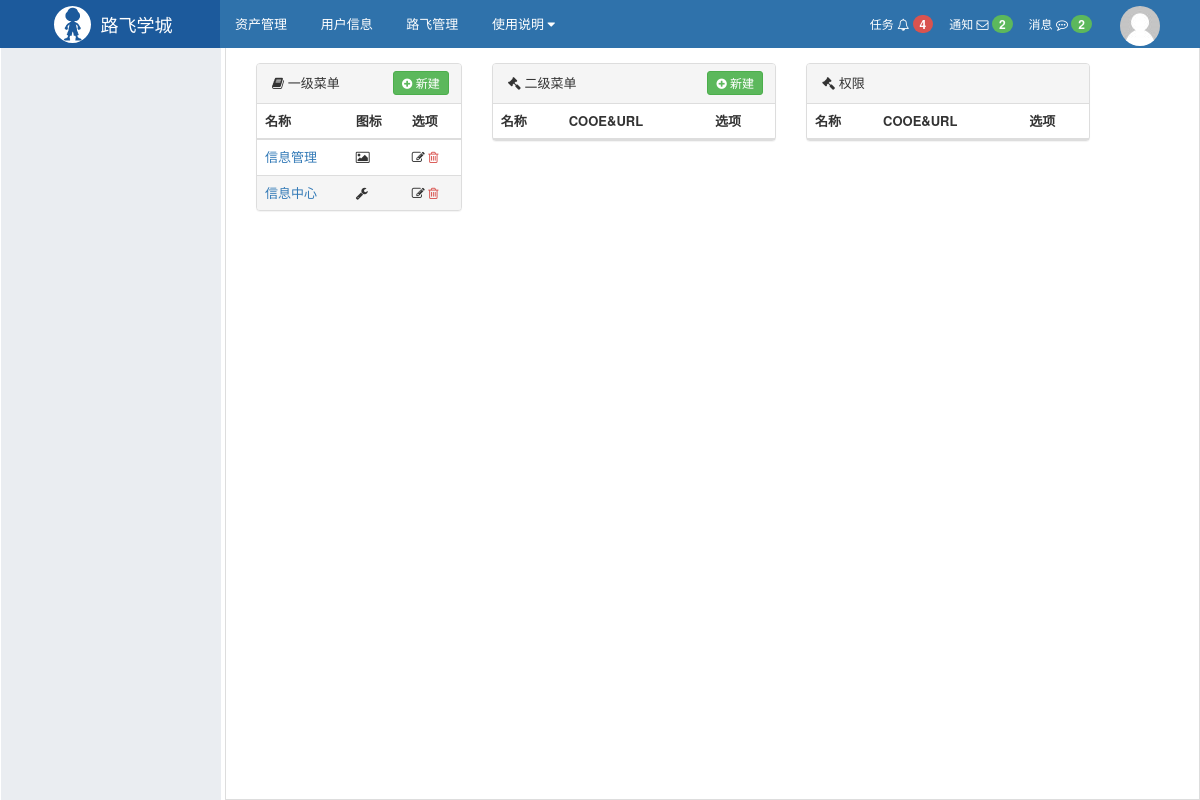
/rbac/menu/list/?mid=10&sid=19, run on an earlier commit of the app's database.
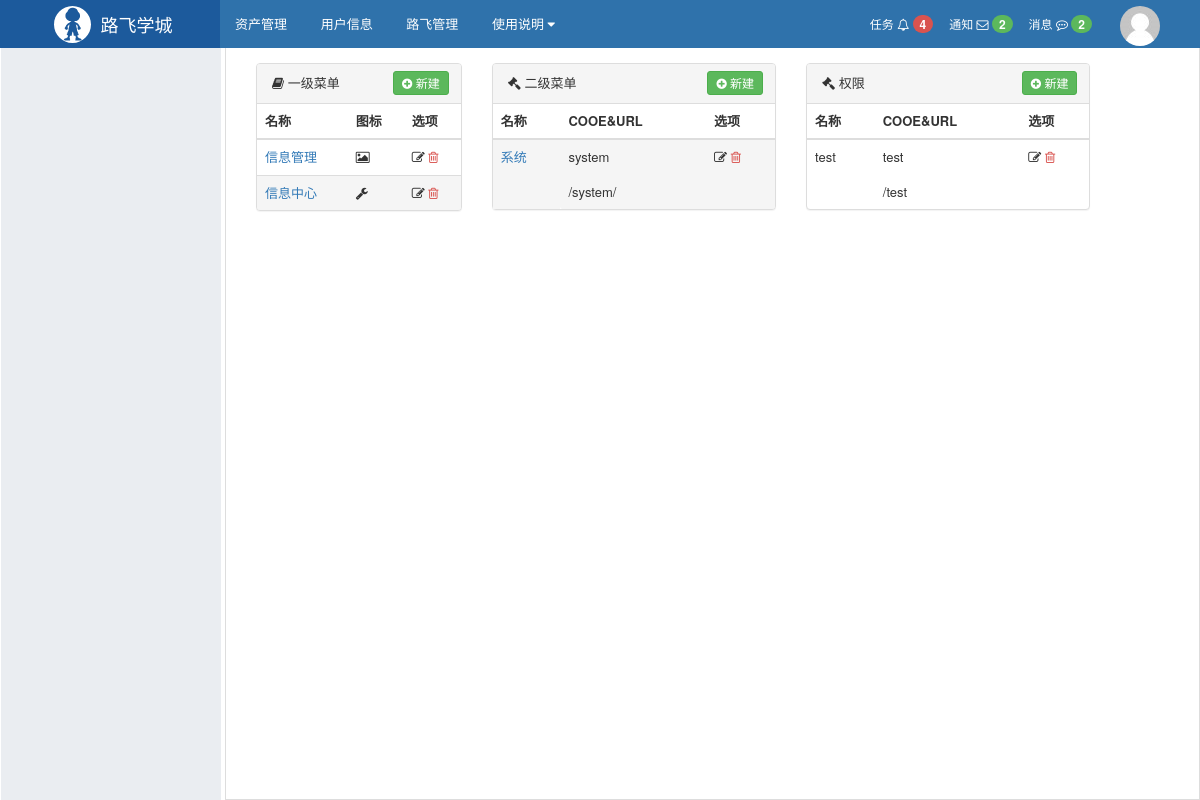
And on a later commit of the database.
### rbac/models.py (models this page shows, shortened)
class Menu(models.Model):
    title = models.CharField(verbose_name='一级菜单', max_length=32)
    icon = models.CharField(verbose_name='图标', max_length=32,)

class Permission(models.Model):
    title = models.CharField(verbose_name='标题', max_length=32)
    url = models.CharField(verbose_name='含正则的URL', max_length=128)
    name = models.CharField(verbose_name='URL别名',max_length=32, unique=True)
    menu = models.ForeignKey(verbose_name='所属菜单', to='Menu', null=True, blank=True, help_text="null表示不是菜单，非null表示二级菜单",
                             on_delete=models.CASCADE)
    pid = models.ForeignKey(verbose_name='关联所有权限', to='Permission', null=True, blank=True,
                            help_text="对于非菜单权限需要选择一个可以成为菜单的权限，用户做默认展开菜单", on_delete=models.CASCADE,
                            related_name='parents')

### rbac/views/menu.py (the view)
def menu_list(request):
    menus = models.Menu.objects.all()
    menu_id = request.GET.get('mid')  # 用户选择的一级菜单
    second_menu_id = request.GET.get('sid')  # 用户选择的二级菜单
    menu_exists = models.Menu.objects.filter(id=menu_id).exists()  # 查看标的id
    if not menu_exists:
        menu_id = None
    if menu_id:
        second_menu = models.Permission.objects.filter(menu_id=menu_id)
    else:
        second_menu = []
    second_menu_exists = models.Permission.objects.filter(id=second_menu_id).exists()  # 查看标的id
    if not second_menu_exists:
        second_menu_id = None
    if second_menu_id:
        permission = models.Permission.objects.filter(pid_id=second_menu_id)
    else:
        permission = []
    return render(
        request, 'rbac/menu_list.html',
        {
            'menus': menus,
            'second_menu': second_menu,
            'permission': permission,
            'menu_id': menu_id,
            'second_menu_id': second_menu_id,
        })

### rbac/services/Menu_urls.py (called while the page is built)
def memory_cul(request, name, *args, **kwargs):
    basic_url = reverse(name, args=args, kwargs=kwargs)
    if not request.GET:
        return basic_url
    query_dict = QueryDict(mutable=True)
    query_dict['_filter'] = request.GET.urlencode()
    return "%s?%s" % (basic_url, query_dict.urlencode())

### rbac/templatetags/rbac.py (called while the page is built)
@register.simple_tag
def memory_cul(request, name, *args, **kwargs):
    return Menu_urls.memory_cul(request, name, *args, **kwargs)

### rbac/templates/rbac/menu_list.html (shortened to what this page needs)
{% extends 'layout.html' %}
{% load rbac %}
{% block content %}
    <div class="luffy-container">
        <div class="col-md-3">
            <div class="panel panel-default">
                <div class="panel-heading">
                    <i class="fa fa-book" aria-hidden="true"></i> 一级菜单
                    <a href="{% memory_cul request 'rbac:menu_add' %}" class="right btn btn-success btn-xs"
                       style="padding: 2px 8px;margin: -3px;">
                        <i class="fa fa-plus-circle" aria-hidden="true"></i> 新建
                    </a>
                </div>
                <table class="table">
                    <thead>
                    <tr>
                        <th>名称</th>
                        <th>图标</th>
                        <th>选项</th>
                    </tr>
                    </thead>
                    <tbody>
                    {% for row in menus %}
                        <tr class="{% if row.id|safe == menu_id %}active{% endif %}">
                            <td>
                                <a href="?mid={{ row.id }}">{{ row.title }}
                                </a>
                            </td>
                            <td>
                                <i href="" class="fa {{ row.icon }}" aria-hidden="true">
                                </i>
                            </td>
                            <td>
                                <a style="color: #333333;" href="{% memory_cul request 'rbac:menu_edit' pk=row.id %}">
                                    <i class="fa fa-edit" aria-hidden="true">
                                    </i>
                                </a>
                                <a style="color: #d9534f;" href="{% memory_cul request 'rbac:menu_del' pk=row.id %}">
                                    <i class="fa fa-trash-o">
                                    </i>
                                </a>
                            </td>
                        </tr>
                    {% endfor %}
                    </tbody>
                </table>
            </div>
        </div>
        <div class="col-md-4">
            <div class="panel panel-default">
                <div class="panel-heading">
                    <i class="fa fa-gavel" aria-hidden="true"></i> 二级菜单
                    {% if menu_id %}
                        <a href="{% memory_cul request 'rbac:second_menu_add' menu_id=menu_id %}"
                           class="right btn btn-success btn-xs"
                           style="padding: 2px 8px;margin: -3px;">
                            <i class="fa fa-plus-circle" aria-hidden="true"></i> 新建
                        </a>
                    {% endif %}
                </div>
                <table class="table">
                    <thead>
                    <tr>
                        <th>名称</th>
                        <th>COOE&URL</th>
                        <th>选项</th>
                    </tr>
                    </thead>
                    <tbody>
                    {% for row in second_menu %}
                        <tr class="{% if row.id|safe == second_menu_id %} active{% endif %}">
                            <td rowspan="2"><a href="?mid={{ menu_id }}&sid={{ row.id }}">{{ row.title }}</a></td>
                            <td>{{ row.name }}</td>
                            <td>
                                <a style="color: #333333;"
                                   href="{% memory_cul request 'rbac:second_menu_edit' pk=row.id %}"><i
                                        class="fa fa-edit" aria-hidden="true"></i></a>
                                <a style="color: #d9534f;"
                                   href="{% memory_cul request 'rbac:second_menu_del' pk=row.id %}"><i
                                        class="fa fa-trash-o"></i></a>
                            </td>
                        </tr>
                        <tr class="{% if row.id|safe == second_menu_id %} active{% endif %}">
                            <td colspan="2" style="border-top: 0">{{ row.url }}</td>
                        </tr>
                    {% endfor %}
                    </tbody>
                </table>
            </div>
        </div>
        <div class="col-md-4">
            <div class="panel panel-default">
                <div class="panel-heading">
                    <i class="fa fa-gavel" aria-hidden="true"></i> 权限
                    {% if second_menu_id %}
                        <a href="{% memory_cul request 'rbac:permission_add' second_menu_id=second_menu_id %}"
                           class="right btn btn-success btn-xs"
                           style="padding: 2px 8px;margin: -3px;">
                            <i class="fa fa-plus-circle" aria-hidden="true"></i> 新建
                        </a>
                    {% endif %}
                </div>
                <table class="table">
                    <thead>
                    <tr>
                        <th>名称</th>
                        <th>COOE&URL</th>
                        <th>选项</th>
                    </tr>
                    </thead>
                    <tbody>
                    {% for row in permission %}
                        <tr>
                            <td rowspan="2">{{ row.title }}</td>
                            <td>{{ row.name }}</td>
                            <td>
                                <a style="color: #333333;" href="{% memory_cul request 'rbac:permission_edit' pk=row.id %}"><i class="fa fa-edit" aria-hidden="true"></i></a>
                                <a style="color: #d9534f;" href="{% memory_cul request 'rbac:permission_del' pk=row.id %}"><i class="fa fa-trash-o"></i></a>
                            </td>
                        </tr>
                        <tr>
                            <td colspan="2" style="border-top: 0">{{ row.url }}</td>
                        </tr>
                    {% endfor %}
                    </tbody>
                </table>
            </div>
        </div>
    </div>
{% endblock %}

### web/templates/layout.html (shortened to what this page needs)
{% load staticfiles %}
{% load rbac %}
<!DOCTYPE html>
<html lang="en">
<head>
    <link rel="stylesheet" href="{% static 'plugins/bootstrap/css/bootstrap.css' %} "/>
    <link rel="stylesheet" href="{% static 'plugins/font-awesome/css/font-awesome.css' %} "/>
    <link rel="stylesheet" href="{% static 'css/commons.css' %} "/>
    <link rel="stylesheet" href="{% static 'css/nav.css' %} "/>
    <link rel="stylesheet" href="{% static 'rbac/css/rbac.css' %} "/>
</head>
<body>
<div class="pg-header">
    <div class="nav">
        <div class="logo-area left">
            <a href="#">
                <img class="logo" src="{% static 'imgs/logo.svg' %}">
                <span style="font-size: 18px;">路飞学城 </span>
            </a>
        </div>
        <div class="left-menu left">
            <a class="menu-item">资产管理</a>
            <a class="menu-item">用户信息</a>
            <a class="menu-item">路飞管理</a>
            <div class="menu-item">
                <span>使用说明</span>
                <i class="fa fa-caret-down" aria-hidden="true"></i>
            </div>
        </div>
        <div class="right-menu right clearfix">
            <div class="user-info right">
                <a href="#" class="avatar">
                    <img class="img-circle" src="{% static 'imgs/default.png' %}">
                </a>
            </div>
            <a class="user-menu right">
                消息
                <i class="fa fa-commenting-o" aria-hidden="true"></i>
                <span class="badge bg-success">2</span>
            </a>
            <a class="user-menu right">
                通知
                <i class="fa fa-envelope-o" aria-hidden="true"></i>
                <span class="badge bg-success">2</span>
            </a>
            <a class="user-menu right">
                任务
                <i class="fa fa-bell-o" aria-hidden="true"></i>
                <span class="badge bg-danger">4</span>
            </a>
        </div>
    </div>
</div>
<div class="pg-body">
    <div class="left-menu">
    </div>
    <div class="right-body">
        {% block content %} {% endblock %}
    </div>
</div>
</body>
</html>

### web/static/css/commons.css (style rules this page uses)
body { margin: 0; }
img { border: 0; }
.left { float: left; }
.right { float: right; }
.clearfix:after { clear: both; display: block; visibility: hidden; height: 0; }
.bg-danger { background-color: #d9534f !important; color: #ffffff; }
.bg-success { background-color: #5cb85c !important; color: #ffffff; }
.badge { display: inline-block; min-width: 10px; padding: 3px 7px; font-size: 12px; font-weight: bold; line-height: 1; color: #fff; text-align: center; white-space: nowrap; vertical-align: baseline; background-color: #777; border-radius: 10px; }
.img-circle { border-radius: 50%; }

### web/static/css/nav.css (style rules this page uses)
.nav { min-width: 980px; height: 48px; background-color: #2F72AB; color: #ffffff; line-height: 48px; overflow: visible; font-size: 12px; }
.nav .logo-area { width: 220px; overflow: hidden; height: 48px; text-align: center; background-color: #1c5a9c; }
.nav .logo-area > a { color: #ffffff; text-decoration: none; display: inline-block; }
.nav .logo-area .logo { height: 37px; width: 37px; float: left; margin: 6px; margin-right: 10px; }
.nav .left-menu { font-size: 13px; }
.nav .left-menu .menu-item { display: inline-block; padding: 0 15px; cursor: pointer; position: relative; color: white; text-decoration: none; }
.nav .right-menu .user-menu { padding: 0 8px; cursor: pointer; color: white; text-decoration: none; }
.nav .right-menu .user-info { padding: 0 30px 0 10px; height: 48px; position: relative; }
.nav .right-menu .user-info .avatar { display: inline-block; padding: 0 10px; height: 48px; }

### web/templates/layout.html (style rules this page uses)
body { margin: 0; }
.pg-body > .left-menu { background-color: #EAEDF1; position: absolute; left: 1px; top: 48px; bottom: 0; width: 220px; border: 1px solid #EAEDF1; overflow: auto; }
.pg-body > .right-body { position: absolute; left: 225px; right: 0; top: 48px; bottom: 0; overflow: scroll; border: 1px solid #ddd; border-top: 0; font-size: 13px; min-width: 755px; }
.luffy-container { padding: 15px; }

What changed in the data, as far as the page shows it:
added Permission: title "系统", name "system", url "/system/"
added Permission: title "test", name "test", url "/test"
Also different on the page:
text now shown: "新建"
